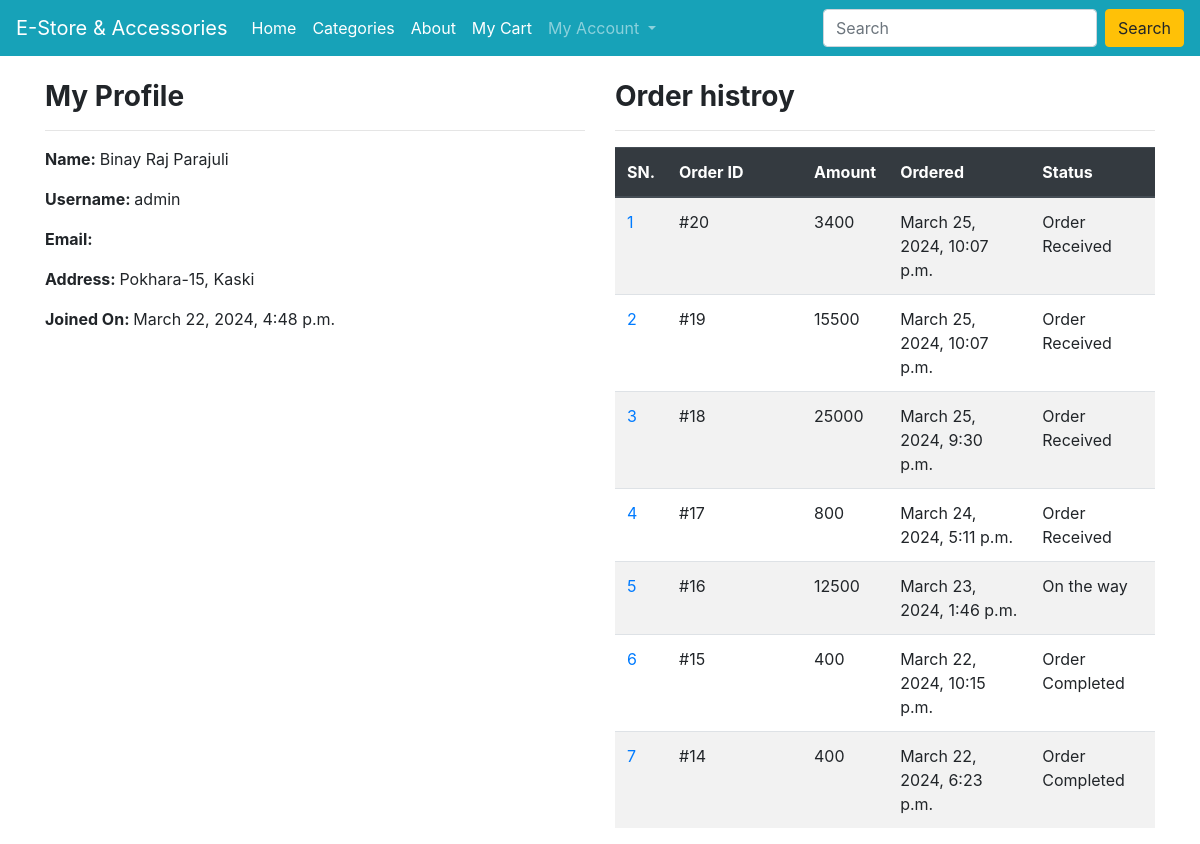
The app's page /customer/customer-profile/ (signed in), older data.
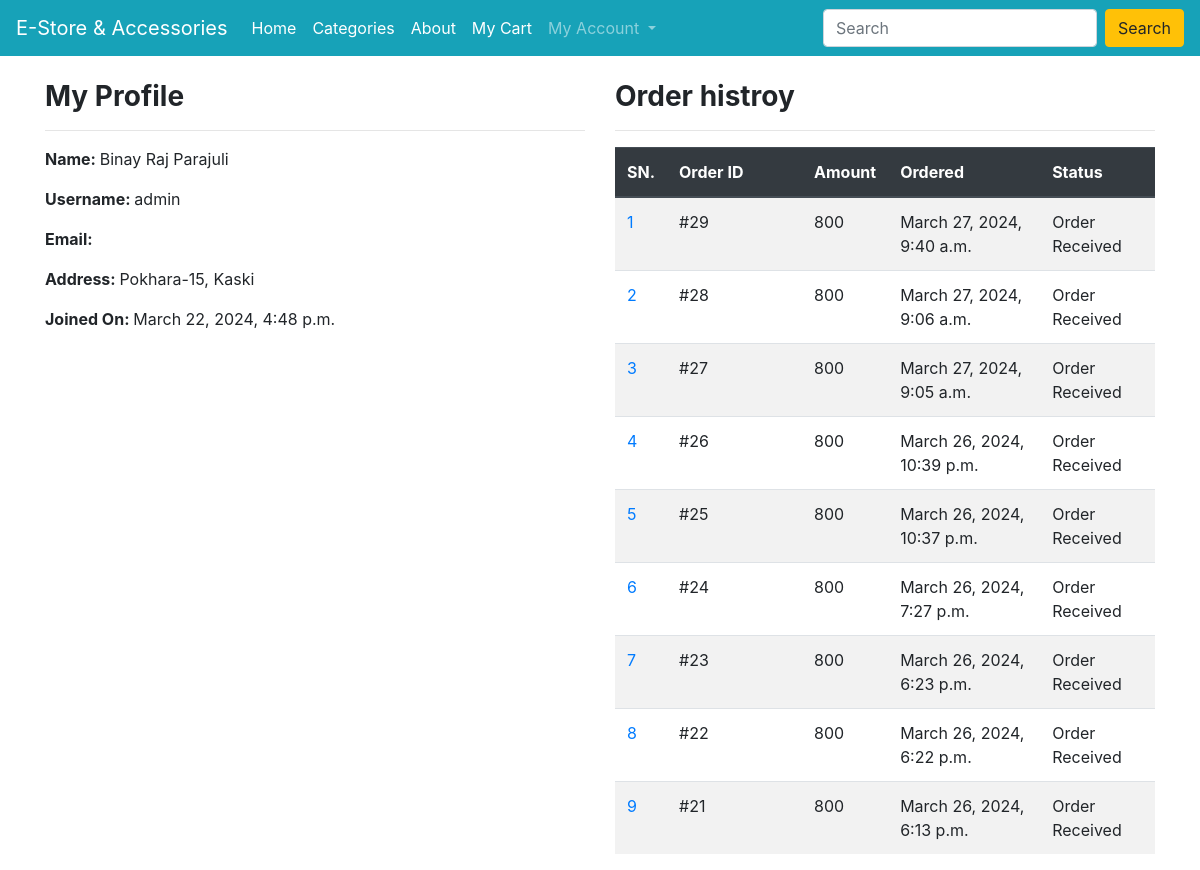
The same page, newer data.
### shop/models.py (models this page shows, shortened)
class Order(models.Model):
    cart = models.OneToOneField(Cart, on_delete=models.CASCADE)
    ordered_by = models.CharField(max_length=200)
    shipping_address = models.CharField(max_length=200)
    mobile = models.CharField(max_length=10)
    email = models.EmailField(null=True, blank=True)
    subtotal = models.PositiveIntegerField()
    discount = models.PositiveIntegerField()
    total = models.PositiveIntegerField()
    order_status = models.CharField(max_length=50, choices=ORDER_STATUS)
    created_at = models.DateTimeField(auto_now_add=True)
    payment_method = models.CharField(max_length=20, choices=METHOD, default="Cash On Delivery")
    payment_completed = models.BooleanField(
        default=False, null=True, blank=True)

### customer/views.py (the view)
# urls.py: path('customer-profile/',CustomerProfileView.as_view(), name="customer_profile"),
class CustomerProfileView(ShopMixin,TemplateView):
    template_name = "customer_profile.html"
    def dispatch(self, request, *args, **kwargs):
        user = request.user
        if request.user.is_authenticated and Customer.objects.filter(user=user).exists():
            print("llog")
        else:
            return redirect("customer/customer-login/?next=/customer-profile/")
        print(user)
        return super().dispatch(request, *args, **kwargs)
    def get_context_data(self, **kwargs: Any) :
        context = super().get_context_data(**kwargs)
        customer = self.request.user.customer
        context['customer'] = customer
        context['orders'] = Order.objects.filter(cart__customer=customer).order_by("-id")
        return context

### shop/views.py (called while the page is built)
    def dispatch(self,request, *args, **kwargs):
        cart_id = request.session.get("cart_id")
        if cart_id:
            cart_obj = Cart.objects.get(id = cart_id)
            if request.user.is_authenticated and request.user.customer:
                cart_obj.customer = request.user.customer
                cart_obj.save()
        return super().dispatch(request, *args, **kwargs)

### templates/customer_profile.html (shortened to what this page needs)
{% extends 'base.html' %}
{% block content %}
<div class="container mt-4">
    <div class="row">
        <div class="col-md-6">
            <h3 class="font-weight-bold">My Profile</h3>
            <hr>
            <p><span class="font-weight-bold">Name: </span> {{customer.full_name}} </p>
            <p><span class="font-weight-bold">Username: </span> {{customer.user.username}} </p>
            <p><span class="font-weight-bold">Email: </span> {{customer.user.email}} </p>
            <p><span class="font-weight-bold">Address: </span> {{customer.address}} </p>
            <p><span class="font-weight-bold">Joined On: </span> {{customer.joined_on}} </p>
        </div>
        <div class="col-md-6">
            <h3 class="font-weight-bold">Order histroy</h3>
            <hr>
            <table class="table table-striped">
                <thead class="thead-dark">
                    <tr>
                        <th>SN.</th>
                        <th class="w-25">Order ID</th>
                        <th>Amount</th>
                        <th>Ordered</th>
                        <th>Status</th>
                    </tr>
                </thead>
                <tbody>
                    {% for ord in orders %}
                    <tr>
                        <td><a href="{% url 'customer:order_details' ord.id%}">{{forloop.counter}}</a></td>
                        <td>#{{ord.id}}</td>
                        <td>{{ord.total}}</td>
                        <td>{{ord.created_at}}</td>
                        <td>{{ord.order_status}}</td>
                    </tr>
                    {% endfor %}
                </tbody>
            </table>
        </div>
    </div>
</div>
{% endblock %}

Row changes from the older to the newer data that the page shows:
removed Order: id "20", total "3400", created_at "March 25, 2024, 10:07 p.m.", order_status "Order Received"
removed Order: id "19", total "15500", created_at "March 25, 2024, 10:07 p.m.", order_status "Order Received"
removed Order: id "18", total "25000", created_at "March 25, 2024, 9:30 p.m.", order_status "Order Received"
removed Order: id "17", total "800", created_at "March 24, 2024, 5:11 p.m.", order_status "Order Received"
removed Order: id "16", total "12500", created_at "March 23, 2024, 1:46 p.m.", order_status "On the way"
removed Order: id "15", total "400", created_at "March 22, 2024, 10:15 p.m.", order_status "Order Completed"
removed Order: id "14", total "400", created_at "March 22, 2024, 6:23 p.m.", order_status "Order Completed"
added Order: id "29", total "800", created_at "March 27, 2024, 9:40 a.m.", order_status "Order Received"
added Order: id "28", total "800", created_at "March 27, 2024, 9:06 a.m.", order_status "Order Received"
added Order: id "27", total "800", created_at "March 27, 2024, 9:05 a.m.", order_status "Order Received"
added Order: id "26", total "800", created_at "March 26, 2024, 10:39 p.m.", order_status "Order Received"
added Order: id "25", total "800", created_at "March 26, 2024, 10:37 p.m.", order_status "Order Received"
added Order: id "24", total "800", created_at "March 26, 2024, 7:27 p.m.", order_status "Order Received"
added Order: id "23", total "800", created_at "March 26, 2024, 6:23 p.m.", order_status "Order Received"
added Order: id "22", total "800", created_at "March 26, 2024, 6:22 p.m.", order_status "Order Received"
added Order: id "21", total "800", created_at "March 26, 2024, 6:13 p.m.", order_status "Order Received"
